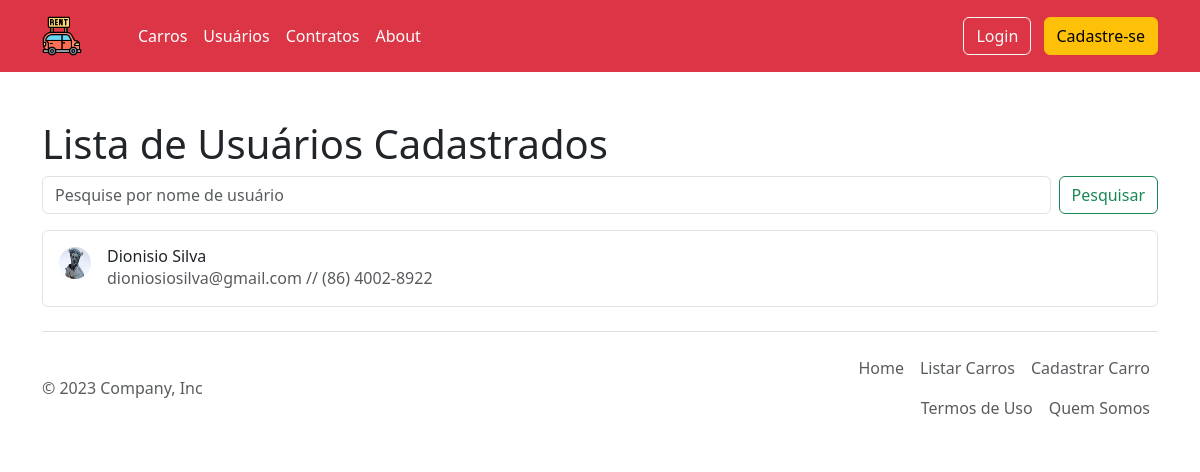
Page /locador/usuarios/ on the earlier database version.
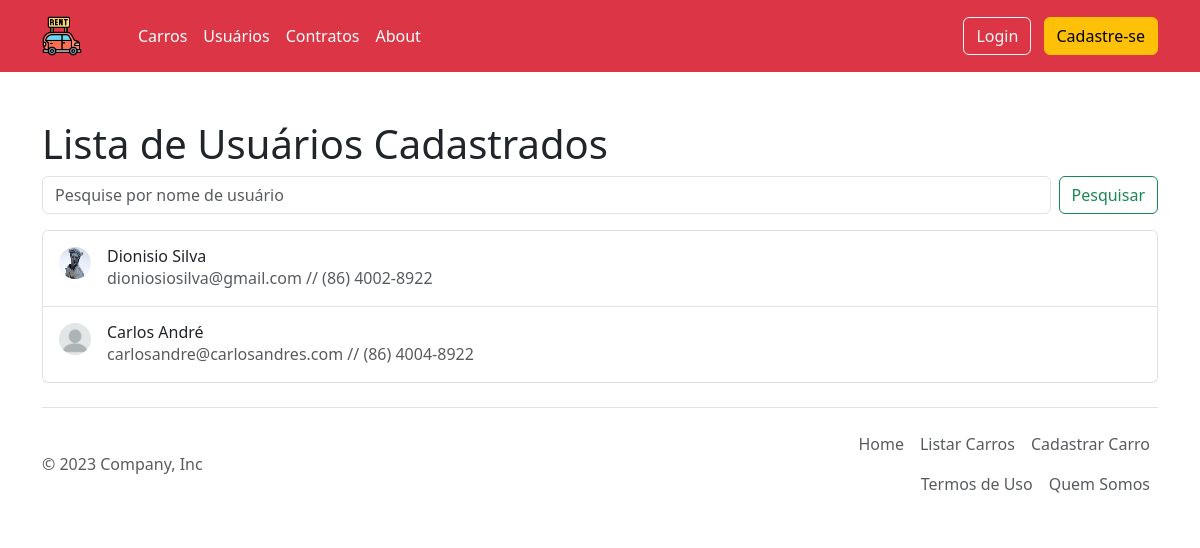
Same page on the later database version.
### aluguel/models.py (models this page shows, shortened)
class Usuario(models.Model):
    SEXO = [
        ("Masculino", "Masculino"),
        ("Feminino", "Feminino"),
        ("Outro", "Outro")
    ]
    nome = models.CharField("Nome", max_length=100)
    sobrenome = models.CharField("Sobrenome", max_length=100)
    cpfcnpj = models.CharField('CPF:',max_length=18, blank=True, null=True)
    email = models.EmailField("Email")
    telefone = models.CharField("Telefone", max_length=20, blank=True, null=True)
    data_nasc = models.DateField("Data de Nascimento", blank=True, null=True)
    perfil = models.ImageField("Foto", upload_to='perfil', blank=True, null=True)
    user = models.OneToOneField(get_user_model(),verbose_name="Usuário:", on_delete=models.CASCADE, blank=True, null=True)
    def calculo_de_idade(self):
        hoje = date.today()
        diferenca = hoje - self.data_nasc
        return round(diferenca.days // 365.25)
    idade = property(calculo_de_idade)
    sexo = models.CharField("Sexo", max_length=100, choices=SEXO)
    class Meta:
        verbose_name = "Usuário"
        verbose_name_plural = "Usuários"

### aluguel/views.py (the view)
# urls.py: path('usuarios/', ListarUsuarios.as_view(), name='todos_os_usuario'),
class ListarUsuarios(ListView):
    model=Usuario
    template_name='locador/usuarios.html'
    context_object_name='usuarios'
    paginate_by = 5
    def get_queryset(self):
        search = self.request.GET.get("busca")
        if search:
            self.usuarios = Usuario.objects.filter(nome__icontains=search)
        else:
            self.usuarios = Usuario.objects.all()
        return self.usuarios

### templates/locador/usuarios.html (shortened to what this page needs)
{% extends 'base_adm.html' %}
{% load static bootstrap5 %}
{% block content %}
<div class="container">
    <h1>Lista de Usuários Cadastrados</h1>
    <form class="d-flex mb-3" role="search" method="get">
        <input class="form-control me-2" type="search" placeholder="Pesquise por nome de usuário" aria-label="Pesquisar"
            name="busca" id="busca">
        <button class="btn btn-outline-success" type="submit">Pesquisar</button>
    </form>
</div>
<div class="container">
    <div class="list-group">
        {% for usuario in page_obj %}
        <a href="{% url 'detalhar_usuario' usuario.id %}"
            class="list-group-item list-group-item-action d-flex gap-3 py-3" aria-current="true">
            {% if usuario.perfil %}
            <img src="{{ usuario.perfil.url }}" alt="{{ usuario.nome}}" width="32" height="32"
                class="rounded-circle flex-shrink-0">
            {% else %}
            <img src="{% static 'img/perfil-de-usuario.jpg' %}" alt="{{ usuario.nome}}" width="32" height="32"
                class="rounded-circle flex-shrink-0">
            {% endif %}
            <div class="d-flex gap-2 w-100 justify-content-between">
                <div>
                    <h6 class="mb-0">{{ usuario.nome}} {{ usuario.sobrenome}}</h6>
                    <p class="mb-0 opacity-75">{{ usuario.email}} // {{ usuario.telefone}}</p>
                </div>
            </div>
        </a>
        {% endfor %}
    </div>
</div>
{% endblock content %}

Differences in the rows shown:
added Usuario: nome "Carlos", sobrenome "André", email "carlosandre@carlosandres.com", telefone "(86) 4004-8922"
